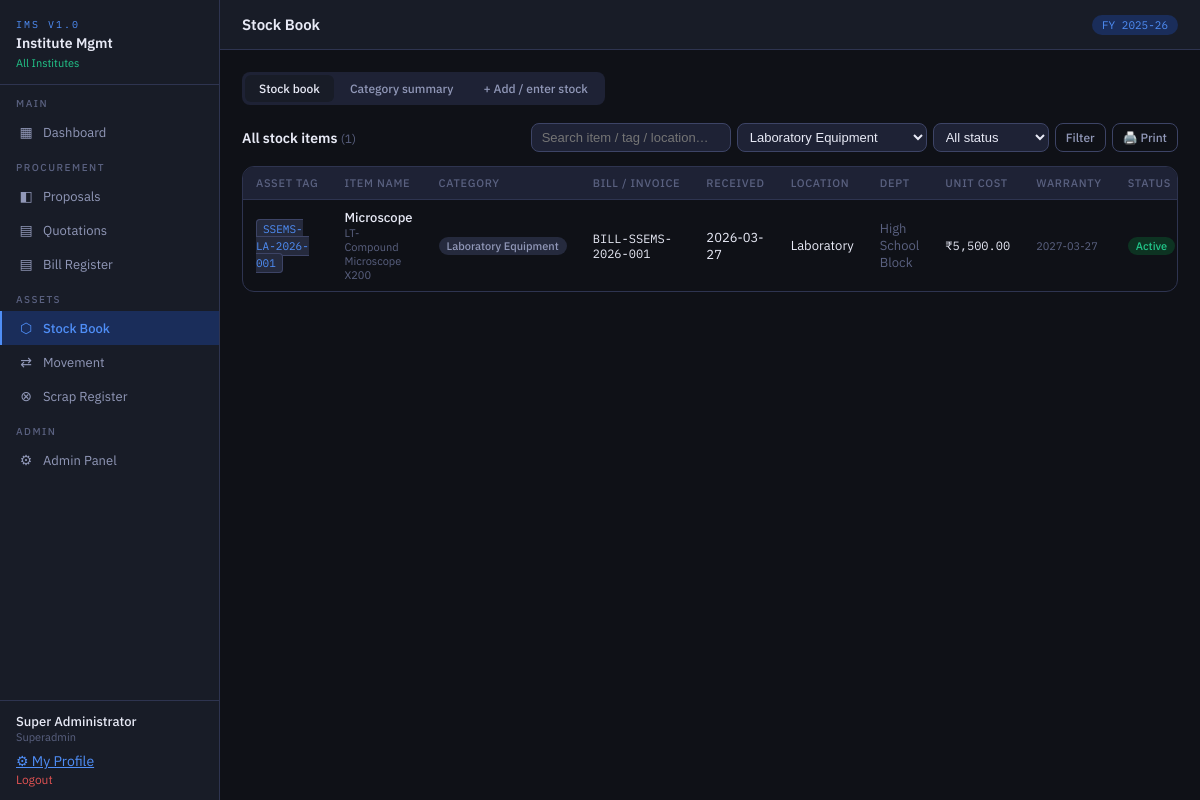
/modules/stock/index.php?cat=3 (signed in), run on the app's committed database.
### tables this page shows
CREATE TABLE `stock` (
  `id` int(10) UNSIGNED NOT NULL,
  `inst_id` int(10) UNSIGNED NOT NULL,
  `fy_id` tinyint(3) UNSIGNED NOT NULL,
  `asset_tag` varchar(30) NOT NULL,
  `item_name` varchar(200) NOT NULL,
  `cat_id` smallint(5) UNSIGNED DEFAULT NULL,
  `quantity` decimal(10,2) DEFAULT 1.00,
  `unit` varchar(20) DEFAULT 'Nos',
  `bill_id` int(10) UNSIGNED DEFAULT NULL,
  `receipt_date` date NOT NULL,
  `unit_cost` decimal(12,2) DEFAULT 0.00,
  `location` varchar(120) DEFAULT NULL,
  `dept` varchar(100) DEFAULT NULL,
  `supplier` varchar(150) DEFAULT NULL,
  `make_model` varchar(150) DEFAULT NULL,
  `serial_no` varchar(100) DEFAULT NULL,
  `warranty_end` date DEFAULT NULL,
  `remarks` text DEFAULT NULL,
  `status` enum('Active','In Use','Under Repair','Condemned') DEFAULT 'Active',
  `added_by` int(10) UNSIGNED DEFAULT NULL,
  `created_at` timestamp NOT NULL DEFAULT current_timestamp()
);

CREATE TABLE `item_categories` (
  `id` smallint(5) UNSIGNED NOT NULL,
  `cat_name` varchar(80) NOT NULL,
  `cat_code` varchar(6) NOT NULL,
  `type` enum('asset','consumable','both') DEFAULT 'both'
);

CREATE TABLE `bills` (
  `id` int(10) UNSIGNED NOT NULL,
  `inst_id` int(10) UNSIGNED NOT NULL,
  `fy_id` tinyint(3) UNSIGNED NOT NULL,
  `bill_no` varchar(40) NOT NULL,
  `internal_ref` varchar(25) NOT NULL,
  `bill_date` date NOT NULL,
  `receipt_date` date DEFAULT NULL,
  `vendor_name` varchar(150) NOT NULL,
  `vendor_gstin` varchar(20) DEFAULT NULL,
  `vendor_address` text DEFAULT NULL,
  `description` text NOT NULL,
  `cat_id` smallint(5) UNSIGNED DEFAULT NULL,
  `amount` decimal(12,2) NOT NULL,
  `gst_amount` decimal(10,2) DEFAULT 0.00,
  `total_amount` decimal(12,2) GENERATED ALWAYS AS (`amount` + `gst_amount`) STORED,
  `pay_mode` enum('Cash','Cheque','NEFT/RTGS','DD','UPI','Credit Card','Other') DEFAULT 'Cheque',
  `pay_ref_no` varchar(60) DEFAULT NULL,
  `pay_date` date DEFAULT NULL,
  `proposal_id` int(10) UNSIGNED DEFAULT NULL,
  `entered_by` int(10) UNSIGNED DEFAULT NULL,
  `verified_by` varchar(100) DEFAULT NULL,
  `remarks` text DEFAULT NULL,
  `created_at` timestamp NOT NULL DEFAULT current_timestamp()
);

### includes/auth.php (called while the page is built, shortened)
<?php
require_once __DIR__ . '/../config/db.php';
function isSuperAdmin(): bool {
    return ($_SESSION['role'] ?? '') === 'superadmin';
}
function currentInstId(): ?int {
    return $_SESSION['inst_id'] ?? null;
}
function instFilter(string $alias = ''): string {
    $col = $alias ? "$alias.inst_id" : "inst_id";
    if (isSuperAdmin()) return '1=1';
    return "$col = " . (int)currentInstId();
}

### config/db.php (called while the page is built, shortened)
<?php
function db(): mysqli {
    static $conn = null;
    if ($conn === null) {
        $conn = new mysqli(DB_HOST, DB_USER, DB_PASS, DB_NAME, DB_PORT);
        $conn->set_charset('utf8mb4');
    }
    return $conn;
}
function query(string $sql, string $types = '', ...$params): mysqli_result|bool {
    $db  = db();
    $stmt = $db->prepare($sql);
    $stmt->execute();
    $result = $stmt->get_result();
    return $result !== false ? $result : true;
}
function rows(string $sql, string $types = '', ...$params): array {
    $r = query($sql, $types, ...$params);
    $out = [];
    while ($row = $r->fetch_assoc()) $out[] = $row;
    return $out;
}
function esc(string $val): string {
    return htmlspecialchars($val, ENT_QUOTES, 'UTF-8');
}
function money(float $v): string {
    return '₹' . number_format($v, 2);
}

### modules/stock/index.php (the view, shortened to what this page needs)
<?php
require_once __DIR__ . '/../../config/db.php';
require_once __DIR__ . '/../../includes/auth.php';
require_once __DIR__ . '/../../includes/layout.php';
$sf   = instFilter('s');
$catFilter    = (int)($_GET['cat'] ?? 0);
$search       = trim($_GET['q'] ?? '');
$where = $sf;
if ($catFilter)    { $where .= " AND s.cat_id = $catFilter"; }
$items = rows(
    "SELECT s.*, ic.cat_name, b.bill_no, b.internal_ref FROM stock s
     LEFT JOIN item_categories ic ON s.cat_id = ic.id
     LEFT JOIN bills b ON s.bill_id = b.id
     WHERE $where ORDER BY s.id DESC"
);
$categories = rows("SELECT * FROM item_categories ORDER BY cat_name");
$activeTab = isset($_GET['add']) ? 'add' : (isset($_GET['summary']) ? 'summary' : 'list');
?>
<div class="tabs" id="stock-tabs">
  <button class="tab <?= $activeTab==='list'?'active':'' ?>"    onclick="showStockTab('list')">Stock book</button>
  <button class="tab <?= $activeTab==='summary'?'active':'' ?>" onclick="showStockTab('summary')">Category summary</button>
  <?php if ($_SESSION['role'] !== 'principal'): ?>
  <button class="tab <?= $activeTab==='add'?'active':'' ?>"     onclick="showStockTab('add')">+ Add / enter stock</button>
  <?php endif; ?>
</div>
<div id="spanel-list" class="tab-panel <?= $activeTab==='list'?'active':'' ?>">
  <div class="sec-hdr">
    <div class="sec-title">All stock items <span class="muted" style="font-size:12px;font-weight:400">(<?= count($items) ?>)</span></div>
    <form method="get" style="display:flex;gap:6px;flex-wrap:wrap">
      <input name="q" value="<?= esc($search) ?>" placeholder="Search item / tag / location…"
             style="background:var(--bg3);border:1px solid var(--bd2);border-radius:var(--r);padding:5px 10px;color:var(--tx);font-size:13px;width:200px">
      <select name="cat" style="background:var(--bg3);border:1px solid var(--bd2);border-radius:var(--r);padding:5px 8px;color:var(--tx);font-size:13px">
        <?php foreach ($categories as $c): ?>
        <option value="<?= $c['id'] ?>" <?= $catFilter==$c['id']?'selected':'' ?>><?= esc($c['cat_name']) ?></option>
        <?php endforeach; ?>
      </select>
      <select name="status" style="background:var(--bg3);border:1px solid var(--bd2);border-radius:var(--r);padding:5px 8px;color:var(--tx);font-size:13px">
        <option value="">All status</option>
      </select>
      <button type="submit" class="btn btn-ghost btn-sm">Filter</button>
	  <a href="<?= BASE_URL ?>/modules/stock/print.php?<?= http_build_query($_GET) ?>" class="btn btn-ghost btn-sm">🖨️ Print</a>
    </form>
  </div>
  <div class="tbl-wrap">
    <table>
      <thead>
        <tr><th>Asset tag</th><th>Item name</th><th>Category</th><th>Bill / Invoice</th>
        <th>Received</th><th>Location</th><th>Dept</th><th>Unit cost</th><th>Warranty</th><th>Status</th><th>Action</th></tr>
      </thead>
      <tbody>
      <?php if (!$items): ?>
        <tr><td colspan="11"><div class="empty"><div class="empty-icon">📦</div><div class="empty-title">No stock items found</div></div></td></tr>
      <?php else: foreach ($items as $s):
        $statusBadge = ['Active'=>'bg-green','In Use'=>'bg-blue','Under Repair'=>'bg-amber','Condemned'=>'bg-red'][$s['status']] ?? 'bg-gray';
      ?>
        <tr>
          <td><span class="asset-tag"><?= esc($s['asset_tag']) ?></span></td>
          <td>
            <div class="fw500"><?= esc($s['item_name']) ?></div>
            <?php if ($s['make_model']): ?><div class="muted" style="font-size:11px"><?= esc($s['make_model']) ?></div><?php endif; ?>
          </td>
          <td><span class="badge bg-gray"><?= esc($s['cat_name'] ?? '—') ?></span></td>
          <td class="mono"><?= esc($s['internal_ref'] ?: $s['bill_no'] ?: '—') ?></td>
          <td><?= esc($s['receipt_date']) ?></td>
          <td><?= esc($s['location'] ?: '—') ?></td>
          <td class="muted"><?= esc($s['dept'] ?: '—') ?></td>
          <td class="mono"><?= money($s['unit_cost']) ?></td>
          <td class="muted" style="font-size:11px"><?= esc($s['warranty_end'] ?: '—') ?></td>
          <td><span class="badge <?= $statusBadge ?>"><?= esc($s['status']) ?></span></td>
        </tr>
      <?php endforeach; endif; ?>
      </tbody>
    </table>
  </div>
</div>

### assets/css/app.css (style rules this page uses)
*, *::before, *::after { box-sizing: border-box; margin: 0; padding: 0; }
:root { --bg: #0f1117; --bg2: #181c27; --bg3: #1e2235; --bg4: #252a3d; --bd: #2e3450; --bd2: #3d4466; --tx: #e8eaf6; --tx2: #9198b8; --tx3: #5a6180; --ac: #4f8ef7; --ac2: #3a6fd8; --acs: #1a2d5a; --gn: #22c78a; --gns: #0d3322; --am: #f5a623; --ams: #3a2800; --rd: #e05252; --rds: #3a1010; --pu: #9b6dff; --pus: #2a1f5a; --font: 'IBM Plex Sans', sans-serif; --mono: 'IBM Plex Mono', monospace; --r: 8px; --rl: 12px; }
body { font-family: var(--font); background: var(--bg); color: var(--tx); min-height: 100vh; display: flex; font-size: 14px; }
.sec-hdr { display: flex; align-items: center; justify-content: space-between; margin-bottom: 14px; }
.sec-title { font-size: 14px; font-weight: 600; }
.tbl-wrap { overflow-x: auto; border-radius: var(--rl); border: 1px solid var(--bd); }
table { width: 100%; border-collapse: collapse; }
thead th { background: var(--bg3); color: var(--tx3); font-size: 11px; font-weight: 500; text-transform: uppercase; letter-spacing: .7px; padding: 9px 13px; text-align: left; border-bottom: 1px solid var(--bd); white-space: nowrap; }
tbody td { padding: 9px 13px; border-bottom: 1px solid var(--bd); font-size: 13px; vertical-align: middle; }
tbody tr:last-child td { border-bottom: none; }
.mono { font-family: var(--mono); font-size: 12px; }
.muted { color: var(--tx3); }
.btn { display: inline-flex; align-items: center; gap: 5px; padding: 7px 14px; border-radius: var(--r); font-family: var(--font); font-size: 13px; font-weight: 500; cursor: pointer; border: none; transition: all .13s; text-decoration: none; }
.btn-ghost { background: transparent; color: var(--tx2); border: 1px solid var(--bd2); }
.btn-sm { padding: 5px 10px; font-size: 12px; }
.badge { display: inline-flex; align-items: center; padding: 2px 8px; border-radius: 20px; font-size: 11px; font-weight: 500; white-space: nowrap; }
.bg-green { background: var(--gns); color: var(--gn); }
.bg-gray { background: var(--bg4); color: var(--tx2); }
.tabs { display: flex; gap: 2px; background: var(--bg3); padding: 3px; border-radius: var(--r); margin-bottom: 18px; width: fit-content; }
.tab { padding: 6px 14px; border-radius: 6px; cursor: pointer; font-size: 12px; font-weight: 500; color: var(--tx2); border: none; background: transparent; font-family: var(--font); transition: all .13s; text-decoration: none; }
.tab.active, .tab:hover { background: var(--bg2); color: var(--tx); }
.tab-panel { display: none; }
.tab-panel.active { display: block; }
.asset-tag { font-family: var(--mono); font-size: 11px; background: var(--bg4); border: 1px solid var(--bd2); border-radius: 4px; padding: 2px 6px; color: var(--ac); }
.fw500 { font-weight: 500; }
a { color: var(--ac); }

### data on the page
stock: asset_tag "SSEMS-LA-2026-001", item_name "Microscope", make_model "LT-Compound Microscope X200", cat.cat_name "Laboratory Equipment", bill.internal_ref "BILL-SSEMS-2026-001", receipt_date "2026-03-27", location "Laboratory", dept "High School Block", unit_cost "₹5,500.00", warranty_end "2027-03-27", status "Active"

### other printed values
$inst "All Institutes"
$user "Super Administrator"
$role "Superadmin"
$pageTitle "Stock Book"
$fy "2025-26"
count($items) "1"
form field cat "Laboratory Equipment"
